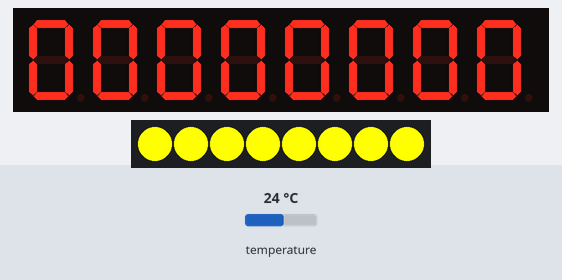
Simulated run of this sketch. Board: Arduino Uno, built with avr-gcc and run on an emulated ATmega328P. Parts: 8-digit seven-segment display, 8 RGB LEDs in strip order, left to right. Wiring (inferred from the names in the program): TM1638 display and keys: STB pin 11; clock pin 12; DIO pin 13. The test bench sets the inputs (shaded band); at power-on: temperature 24 °C. The local clock reads 2024-03-15 10:24:30 at power-on unless the sketch sets it.

Above: at 0.1 s.
At 1.3 s:
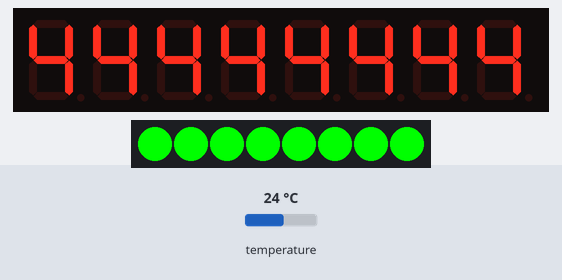
At 1.9 s:
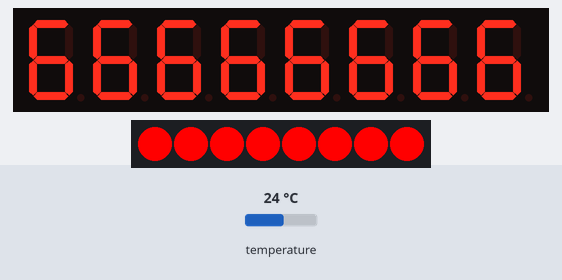
At 3.4 s:
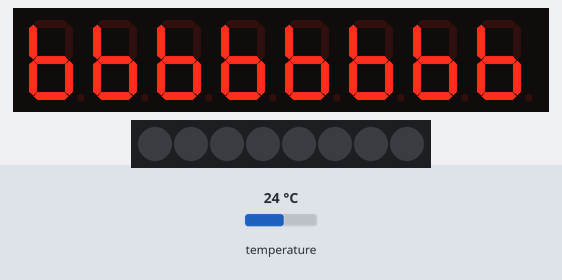
At 4.0 s:
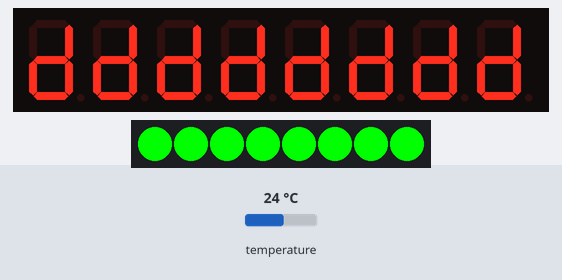
At 4.9 s:
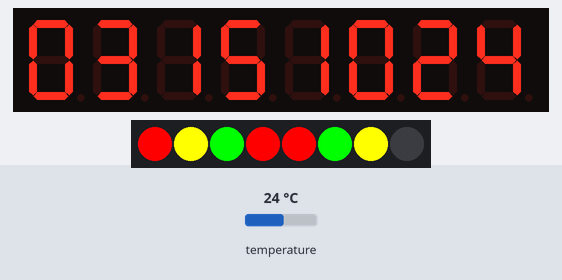
Timing chart, 0 to 6.4 s (numbered marks = the images above):
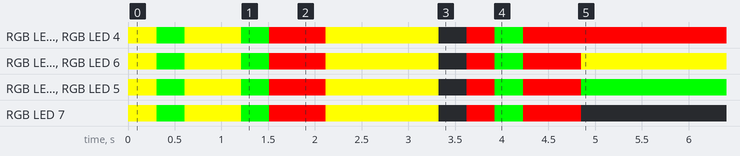

Measured:
- by itself, RGB LED 7: off → RGB(255, 255, 0) at 0.00 s, → RGB(0, 255, 0) 0.30 s later, → RGB(255, 255, 0) 0.30 s later, → RGB(0, 255, 0) 0.60 s later, … (11 changes in this stretch)
- by itself, RGB LED 1, RGB LED 6: off → RGB(255, 255, 0) at 0.00 s, → RGB(0, 255, 0) 0.30 s later, → RGB(255, 255, 0) 0.30 s later, → RGB(0, 255, 0) 0.60 s later, … (11 changes in this stretch)

The sketch:

TM1638time.ino
```cpp
//#include <EEPROM.h>

#include "TM1638self.h"
#include <Wire.h>
#include <DS3231.h>

//时钟管脚定义
#define SCL A5    //      I2C-SCL
#define SDA A4    //       I2C-SDA
#define INT_SQW 2   // D5    // 中断及方波1HZ
#define BUILTIN_LED 13
//TM1638管脚定义
#define STB 11  // TM1638 STB
#define CLK 12  //   TM638 DIO
#define DIO 13  //   TM1638 CLK

/// 系统变量/
const long interval = 1000;//设置延时时间间隔
unsigned long previousMillis = 0;

unsigned char showtime[10]={0,0,0,0,0,0,0,0,0,0};   //the time  show on led  now.最后两位是温度
int SecondInterruptMode=0;//0显示时间，1显示配网提示。

DS3231 RTC;      //创建DT3231时钟
int secondFlag=0;  //秒闪标志用于控制闪灯是亮还是灭的标志
unsigned char keynum=0; //读到的键盘值

TM1638  TM1638(CLK,DIO,STB);   //建立TM638对象

enum Mode {     //杖举型，用于判定按键一处于什么模式，使+-键进行对应作用
  VOLUME=1,
  MUSIC=2
  } ;
Mode NowMode=VOLUME;

//resetup等等按键的中断处理程序
void keyProcessing(unsigned char num){
  switch (num){   //按键值为1-8时
    case 1:
    //按键处理程序。。。。
      break;
    case 2:
    //按键处理程序。。。。
       break;
    case 3:
      //按键处理程序。。。。
        break;
    case 8:
    //按键处理程序。。。。
      break;
  }

}

///时间函数///
void GetTime(){    //给显示变量赋值
      showtime[0]=RTClib::now().month()/10;     //月
      showtime[1]=RTClib::now().month()%10;
      showtime[2]=RTClib::now().day()/10;      //日
      showtime[3]=RTClib::now().day()%10;
      showtime[4]=RTClib::now().hour()/10;      //时
      showtime[5]=RTClib::now().hour()%10;
      showtime[6]=RTClib::now().minute()/10;    //分
      showtime[7]=RTClib::now().minute()%10;
      showtime[8]=int(RTC.getTemperature())/10;  //温度
      showtime[9]=int(RTC.getTemperature())%10;
}

void second_interrupt(int mode){ //时钟每秒中断
  if (mode==0){        //模式0 用于秒闪灯工作以及显示时间。模式1用于显示其它
     //秒灯闪
    switch (secondFlag){
      case 0:  //秒灯灭
        TM1638.SecondBlink(1,showtime[5]); //只重显示小时个位
        secondFlag=1;
        break;
      case 1:  //秒灯亮
        TM1638.SecondBlink(0,showtime[5]);
        secondFlag=0;
        break;
    }

    //显示时间
    if ( showtime[7]!=RTClib::now().minute()%10 ) {   //只要比较，分不同就重新显示

      GetTime();
      TM1638.Disp8(showtime);
    }
  }
}

//主启动程序和主调用程序

void setup()
{
  Serial.begin(115200);
     pinMode(BUILTIN_LED,OUTPUT);
  // 显示器初始化//
   TM1638.SelfTest();

//   设置闹钟中断输出设置秒闪功能///
//   pinMode(INT_SQW,INPUT_PULLUP);
//   interrupts();
//   attachInterrupt(digitalPinToInterrupt(2),alarm_interrupt,FALLING);   //支持的触发方式CHANGE RISING FALLING
}

void loop()
{
   unsigned long currentMillis = millis();
  if (currentMillis - previousMillis >= interval) {//一秒钟更新一次时间
     previousMillis = currentMillis;
    second_interrupt(keynum);
    digitalWrite(BUILTIN_LED, !digitalRead(BUILTIN_LED));//状态翻转
  }
   keynum=TM1638.ReadKey();
    if (keynum==9) keynum=0;
    while(keynum==TM1638.ReadKey());  //等待按键释放
    if ((keynum>0)&&(keynum<9)){
      keyProcessing(keynum);
    }
}
```

TM1638self.cpp
```cpp
#include "TM1638self.h"

//最基础的写数据函数。从每个data字节数的最低位B0写起，最后是B7位.由DIO脚输出数据时序。由每个CLK时钟完成有效输出。
void TM1638::WriteData(unsigned char data){
    unsigned char i;
    pinMode(DIO,OUTPUT);
    for (i=0;i<8;i++){
        digitalWrite(CLK,LOW);     //时钟置低
        if (data&0x01){             //判断data传送位是0或1
            digitalWrite(DIO,HIGH);  //如果是1，转化成DIO脚输出高电平
        }else {
            digitalWrite(DIO,LOW);    //如果是0，转化成DIO脚输出低电平
        }
        data>>=1;
        digitalWrite(CLK,HIGH);  //时钟置高，，完成一个bit的传送
    }
}

//向TM1638传送命令字，命令字本身也是按数据传送，只是用STB脚的一次拉低拉高做为命令字的区分。
void TM1638::WriteCommand(unsigned char command){
    digitalWrite(STB,LOW );
    WriteData(command);
    digitalWrite(STB,HIGH);  //完成一次命令传送
}


//显示数据写入指定地址的寄存器。在一个STB的低到高时序中，先传送的数据为寄存器地址，再传送需写入该寄存器的显示数据
void TM1638::WriteAddrData(unsigned char relative_addr, unsigned char data){
    WriteCommand(DATA_COMMAND_WRITE_ADDR);
    digitalWrite(STB,LOW);    //=======开始传送
    WriteData(BASE_ADDR|relative_addr);   //指定地址模式下，发送地址0xc0|相对地址。即基地址C0H+偏移量relative_addr
    WriteData(data);
    digitalWrite(STB,HIGH);  //===============因为固定地址模式下每次发送完地址和数据需要一个STB的上升沿区隔

};

//最基础的读数据函数，以时序模拟的方式实现。每次读到的是数据字节的最低位B0位，所以连续读时bit位要右移。
 unsigned char TM1638::ReadData(void){
    unsigned char i,result=0;
    pinMode(DIO,INPUT);

    for (i=0;i<8;i++){
        result>>=1;            //先压入一个0bit,由于是读到低位这节，所以要右移
        digitalWrite(CLK,LOW);   //CLK 拉低
        if (digitalRead(DIO)==HIGH)  //如果读到的是高电平
            result|=0x80;           //高电平，则把当前bit置一，否则默认置0.
        digitalWrite(CLK,HIGH);     //完成一个bit的读取
    }
    return result;
 };

//键值读取函数
 unsigned char TM1638::ReadKey(void){
    unsigned char c[4],i,key_value=0;
        digitalWrite(STB,LOW);   //=====================
  WriteData(DATA_COMMAND_READ_KEY);              //发送读键数据 命令
  for(i=0;i<4;i++){             //开始读键值
        c[i]=ReadData();       //一次读八位，共读四个字节
    }
        digitalWrite(STB,HIGH);     //==================
//4个字节读键数据的每个bit含义如下。由于本程序电路只有8个键，都连接在K3脚上，因此只有8个键值
//程序内思路最终将四个字节合并成一个字节。，方便后继处理。
//  B7   B6[K1]   B5[k2]   B4[k3]   B3   B2[k1]   B1[k2]   B0[k3]   对应存储数组
//        ks2      ks2      ks2           ks1      ks1      ks1      c[0]
//        ks4      ks4      ks4           ks3      ks3      ks3      c[1]
//        ks6      ks6      ks6           ks5      ks5      ks5      c[2]
//        ks8      ks8      ks8           ks7      ks7      ks7      c[3]
//连接K3的八键按下后，再通过移位相加后就变成一个字节/
//  ks8   ks6      ks4      ks2     ks7    ks5     ks3      ks1
//由于在硬件上电路板设计成如下的对应关系///
//  键8    键7      键6      键5     键4     键3     键2      键1
//所以最终下面 if((0x01<<i)==key_value)比较下来以的，i值就是第几个键值被按到
  for(i=0;i<4;i++){
        key_value|=c[i]<<i;  //连接K3的八键按下后，再通过移位相加后就变成一个字节如下/
                             //  B7    B6       B5       B4      B3    B2       B1       B0
                             //  ks8   ks6      ks4      ks2     ks7    ks5     ks3      ks1
    }

    for(i=0;i<8;i++) {
        if((0x01<<i)==key_value)   //第i位键值位Bit为1，则取得键值为i+1
        break;
    }
  return i+1;   //键值为1，2，，，8

};

//对象初始化
TM1638::TM1638(const int clk, const int dio , const int stb){
    unsigned char i;
    CLK=clk;
    DIO=dio;
    STB=stb;
    pinMode(clk,OUTPUT);
    pinMode(dio,OUTPUT);
    pinMode(stb,OUTPUT);
    //显示一次
    WriteCommand(DISP_COMMAND_HIGH_LIGHT);//亮度最亮
    WriteCommand(DATA_COMMAND_WRITE_AUTO); //采用自动地址加1显示模式
    digitalWrite(STB,LOW); //写地址和写数据时STB要保持 LOW
    WriteData(BASE_ADDR);   //设置基地址
    for (i=0;i<16;i++){
        WriteData(0x00);
    }
    digitalWrite(STB,HIGH);
};

//自检程序
bool TM1638:: SelfTest(void){           //自增地址显示模式
    for (int j=0;j<16;j++){
        if (j<8){                     //调亮度控制。先暗到亮再亮到暗
            WriteCommand(Light[j]);
        }else{
            WriteCommand(Light[15-j]);
        }
        WriteCommand(DATA_COMMAND_WRITE_AUTO);  //自增地址显示模式
        digitalWrite(STB,LOW);  //=============stb low
        WriteData(BASE_ADDR);
        for (int i=0;i<16;i++){   //显示0123456789ABCDEF
            WriteData(tab[j]);
        }
        digitalWrite(STB,HIGH);   //==============HIGH
        delay(300);
    }
};

//显示电路上的月日时分秒温度
//unsigned char message[10]={0,0,0,0,0,0,0,0,0,0};   该结构在主程序里定义
void TM1638::Disp8(const unsigned char message[]){    //固定地址显示模式
    unsigned char  t1,t2,t3;
    //显示时间，message的前八位
    for (int i=0;i<8;i++){
        WriteAddrData(i*2,tab[message[i]]);
    }
    //显示温度，message的第九位和第十位
    t1=tab[message[8]];
    t2=tab[message[9]];
    for (int j=0;j<8;j++){  //对应写入显示寄存器的大循环
        t3=0;
         //处理把行向表示的字符处理成列向显示的字符
        switch (t1&0x01){
            case 0:
                if (t2&0x01==1){
                    t3=t3|0x01; //先把t2的最低位压入b1位，对应SEG10位
                    t3=t3<<1;  //右移一位
                    t3=t3&0x02; //再把t1的最低位压入B0位，对应SEG9位
                }else{
                    t3=t3&0x00; //先把t2的最低位压入b1位，对应SEG10位
                    t3=t3<<1;  //右移一位
                    t3=t3&0x02; //再把t1的最低位压入B0位，对应SEG9位
                }
                break;
            case 1:
                if (t2&0x01==1){
                    t3=t3|0x01; //先把t2的最低位压入b1位，对应SEG10位
                    t3=t3<<1;  //右移一位
                    t3=t3|0x01; //再把t1的最低位压入B0位，对应SEG9位
                }else{
                    t3=t3&0x00; //先把t2的最低位压入b1位，对应SEG10位
                    t3=t3<<1;  //右移一位
                    t3=t3|0x01; //再把t1的最低位压入B0位，对应SEG9位
                }
                break;
        }
        WriteAddrData(j*2+1,t3);
        t1=t1>>1; //整体降一位
        t2=t2>>1;
    }

};
//秒灯闪烁程序，需要配合主程序的设用，blink_flag是控制灯亮与灭的控制标志。
void TM1638::SecondBlink(int blink_flag,int showtime5){
     switch (blink_flag){
        case 0:
            WriteAddrData(10,tab[showtime5]);  //秒灯在地址0x0A
            break;
        case 1:
            //即B7位要置1，如原来0的显示码是3F，把B7位置1后就变成了B7,这样再显示时秒灯就亮了
            WriteAddrData(10,tab_second[showtime5]);
            break;
    }
};
```

TM1638self.h
```cpp
/*
数据命令字（见TM1638数据手册）
B7  B6  B5  B4  B3  B2  B1  B0    字节     说明
0    1   0   0   0   0   1   0     42     读键扫数据
0    1   0   0   0   0   0   0     40     自动地址增加显示模式
0    1   0   0   0   1   0   0     44     指定地址显示模式
寄存器地址命令：基地址为C0 ,偏移地址为00H - 0FH 具体见数据手册图2和7.2 地址命令设置
显示控制命令： 88H ,89H ,8AH,8BH,8CH,8DH,8EH,8FH分别对应显示亮度为十六分之一，二，四，十，十一，十二，十三，十四 。 80H显示关，
*/
//#ifndef TM1638self_h
//#define TM1638self_h

#include <Arduino.h>

class TM1638 {
    private:
        const byte DATA_COMMAND_WRITE_AUTO = 0x40;  //数据命令字：数据写到显示寄存器，自动地址增加。
        const byte DATA_COMMAND_WRITE_ADDR = 0x44; //数据命令字：数据写到固定地址
        const byte DATA_COMMAND_READ_KEY = 0x42;   //数据命令字：读键值
        const byte BASE_ADDR = 0XC0; //地址命令：设置地址到显示寄存器第一个地址0xC0。在此基础上的偏移地址为00H-0FH
        const byte DISP_COMMAND_HIGH_LIGHT = 0x8F; //显示控制：设开，并最亮
        const byte DISP_COMMAND_CLOSE = 0x80;       //关闭显示
        uint8_t CLK,DIO,STB;

    public:
        //亮度的八个级别
        unsigned char Light[8]={0x88,0x89,0x8A,0x8B,0x8C,0x8D,0x8E,0x8F};
         //共阴数码管显示代码 0，1，2，3，4，5，6，7，8，9，A,B,C,D,E,F。
        unsigned char tab[16]={0x3F,0x06,0x5B,0x4F,0x66,0x6D,0x7D,0x07,0x7F,0x6F,0x77,0x7C,0x39,0x5E,0x79,0x71};
        //共阴4位管，小时个位管的第8位即第b7位是秒的显示位。所以秒闪的程序要刷新小时个位管
         //例入，秒闪灯亮时，即B7位要置1，如原来0的显示码是3F，把B7位置1后就变成了B7,这样再刷新小时个位时秒灯就亮了
        unsigned char tab_second[16]={0xBF,0x86,0xDB,0xCF,0xE6,0xED,0xFD,0x87,0xFF,0xEF,0xF7,0xFC,0xB9,0xDE,0xF9,0xF1};
        TM1638(const int clk, const int dio , const int stb);  //构造函数，初始化显示
        void WriteCommand(unsigned char  command);  //向TM1638写入指令
        void WriteData(unsigned char data);   //向TM1638写入数据
        void WriteAddrData(unsigned char relative_addr, unsigned char data); //relative_addr相对于0xC0基地址的相对地址
        unsigned char ReadData(void);  //读取TM1638扫描键数据
        unsigned char ReadKey(void);   //直接返回键值
        bool SelfTest(void);           //TM1638及数码管自检函数
        void Disp8(const unsigned char message[]); //数码管显示刷新函数
        //void SecondBlink(int blink_flag);
        void SecondBlink(int blink_flag,int showtime5); //秒灯闪烁函数

};
```
